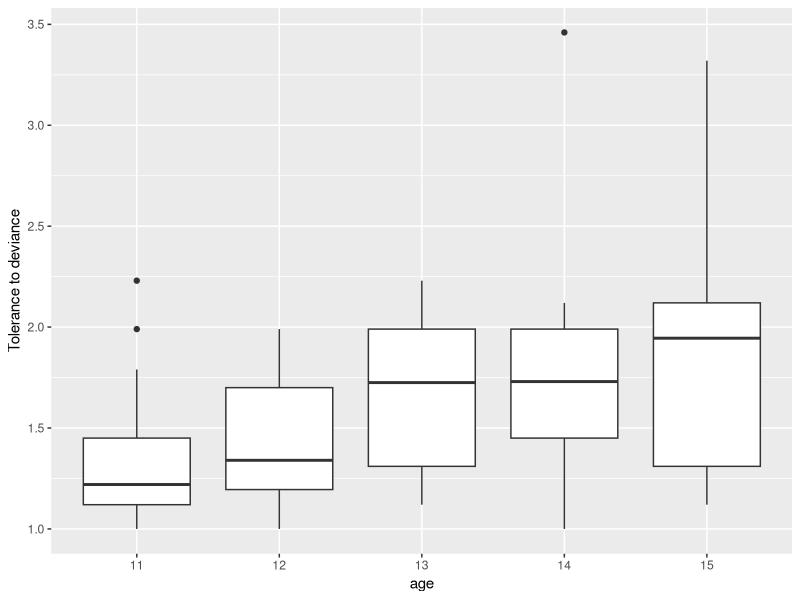
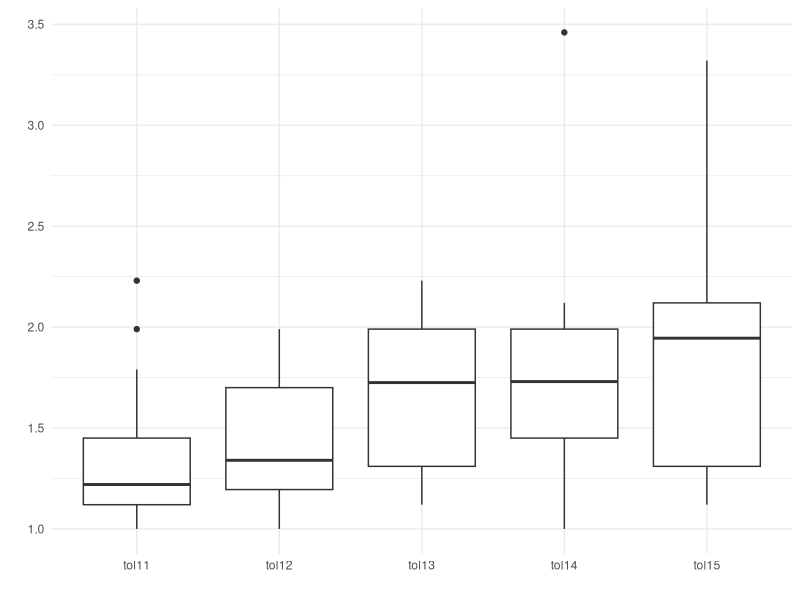
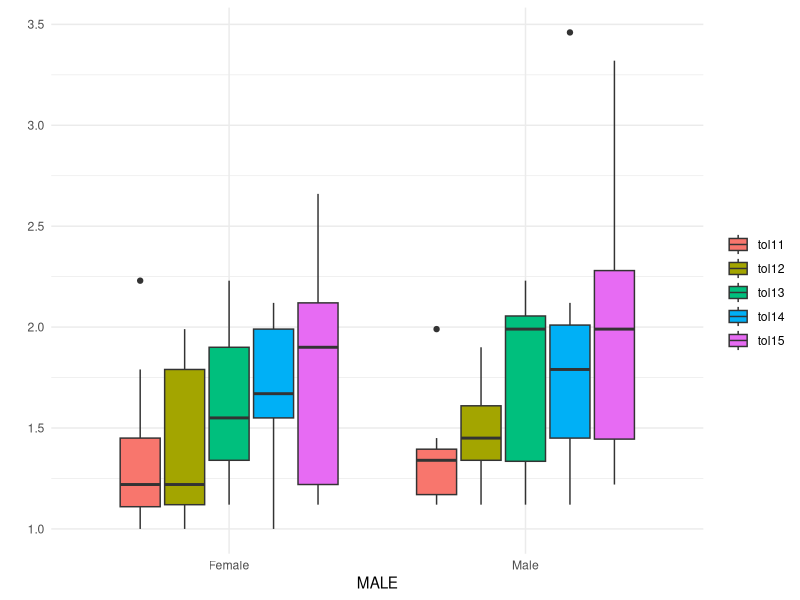

Source code (R) for these figures, in order:
## ---- chunk 1
knitr::opts_chunk$set(echo = TRUE)
## ---- chunk 2
#Use R Studio File -> Import Dataset and Copy/Paste
library(haven)
library(psych)
library(tidyverse)
library(ggplot2)
library(dplyr)
## ---- chunk 3
wide <- read_sav("tolerance_wideform.sav")

long <- read_sav("tolerance_longform.sav")
## ---- chunk 4
# Figure in Slide 14 (Wide, Long)
ggplot(long, aes(x=as.factor(age), y=TOL)) +
  geom_boxplot() +
  labs(x="age", y="Tolerance to deviance")



# Assuming your data is in a variable called 'data'
data_long <- pivot_longer(wide, cols = starts_with("tol"), 
                          names_to = "wavies", values_to = "Value")

ggplot(data_long, aes(x = wavies, y = Value)) +
  geom_boxplot() +
  theme_minimal() +
  labs(x = "", y = "") # Modify axis labels as needed
## ---- chunk 5
#  Left table in Slide 16 (Wide, Long)
describe(wide)
describe(long)
## ---- chunk 6
# Right table in Slide 16 (Wide only)
names(wide)
wide_cor <- wide |> 
  select(2:6)
cor(wide_cor, method = "pearson")
## ---- chunk 7
#Figure in Slide 17 (Wide, Long)
str(wide)

# Assuming your data is stored in a variable named 'data'
# Convert the 'male' column to a factor with labels for plotting
wide$male <- factor(wide$male, labels = c("Female", "Male"))

# Reshape the data to long format
data_long <- wide  |> 
  select(-id, -exposure)  |> 
  pivot_longer(cols = starts_with("tol"), names_to = "Treatment", values_to = "Value")

# Create the boxplot
ggplot(data_long, aes(x = male, y = Value, fill = Treatment)) +
  geom_boxplot() +
  theme_minimal() +
  labs(x = "MALE", y = "", fill = "") # Modify labels as needed

######################


## ---- chunk 8
#•	Table in Slide 18 (Wide, Long)
str(wide)

library(dplyr)
library(psych)



